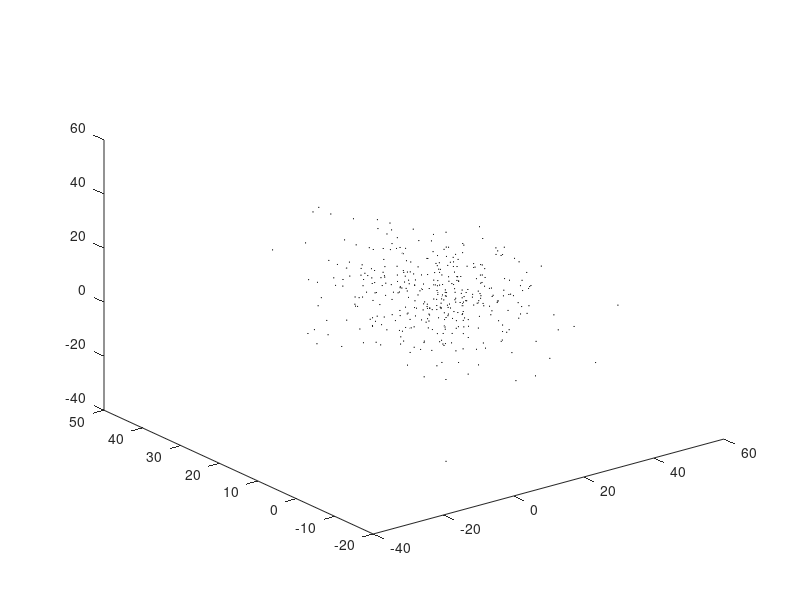

MATLAB code for this plot:
X = 1; V=1;

N = 100;

N=400, c1=0.3, c2=0.3,c3=5,c4=5; A=10, V=10; a = 10; delta = 1;

x = X*randn(3,N);
v = V*randn(3,N);

v_new = v + a * delta;
x_new = x + v_new *delta;
v = v_new;
x = x_new;
plot3(x(1,:),x(2,:),x(3,:),'k+','Markersize',.5);
drawnow;


a1=zeros(3,N)
a2=zeros(3,N)
a3=zeros(3,N)
for n=1:N
    for m=1:N
        if m ~= n
            r = x(:,m)-x(:,n);
            vr = v(:,m)-v(:,n);
            rmag=sqrt(r(1,1)^2+r(2,1)^2+r(3,1)^2);
            a1(:,n) = a1(:,n) - c1*r/rmag^2;
            a2(:,n) = a2(:,n) + c2*r ;
            a3(:,n) = a3(:,n) + c3*vr;
        end
    end
end
a4(:,n) = c4*randn(3,1);

plot3(x(1,:),x(2,:),x(3,:),'k+','Markersize',.5);
drawnow;